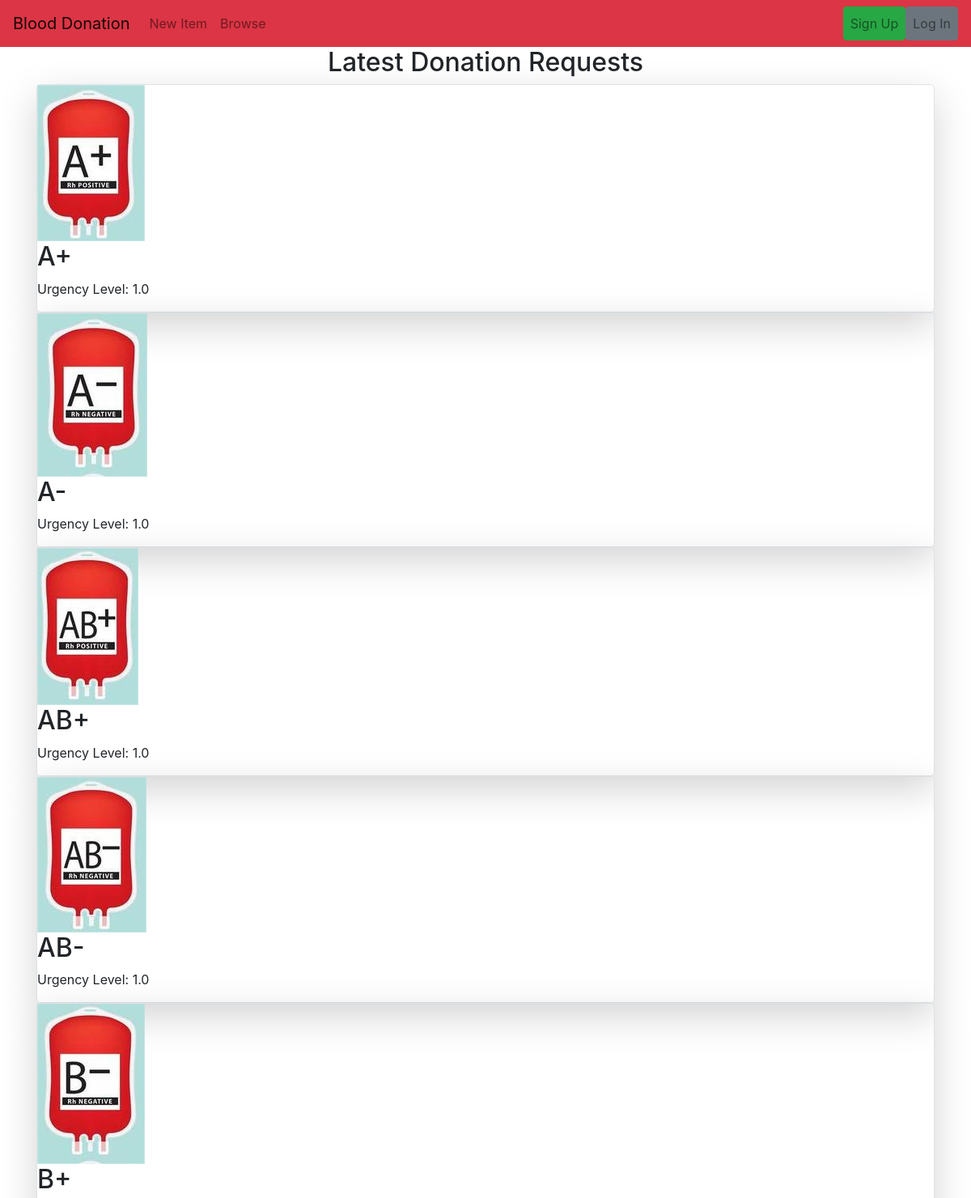
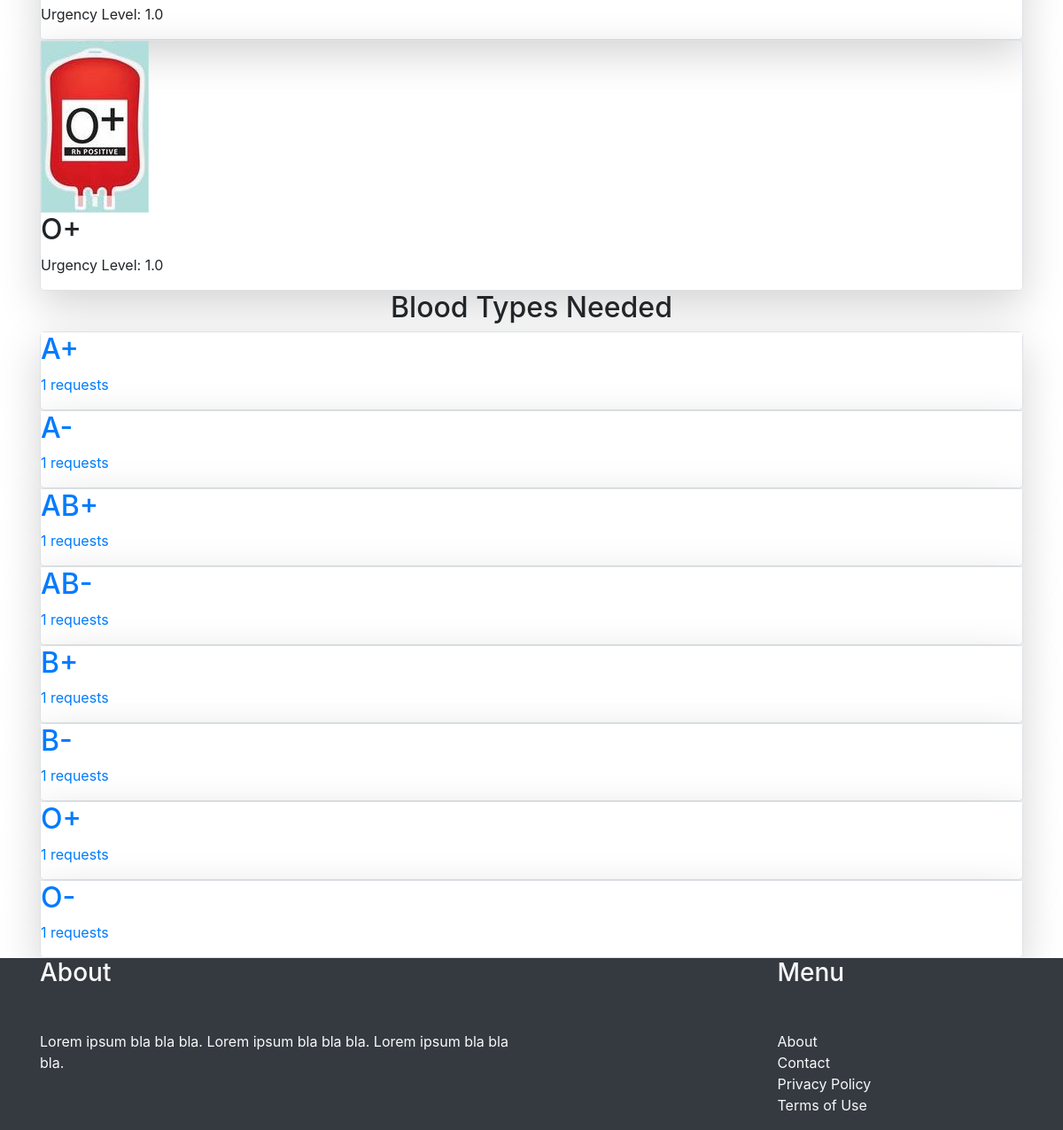
The page / on the database its author committed (2 pictures, top to bottom).
### item/models.py (models this page shows, shortened)
class Item(models.Model):
    category = models.ForeignKey(Category, related_name='items', on_delete=models.CASCADE)
    name = models.CharField(max_length=255)
    description = models.TextField(blank=True, null=True)
    price = models.FloatField()
    image = models.ImageField(upload_to='item_images', blank=True, null=True)
    is_sold = models.BooleanField(default=False)
    created_by = models.ForeignKey(User, related_name='items', on_delete=models.CASCADE)
    created_at = models.DateTimeField(auto_now_add=True)

class Category(models.Model):
    name = models.CharField(max_length=255)
    class Meta:
        ordering = ('name',)
        verbose_name_plural = 'Categories'

### core/views.py (the view)
# urls.py: path('', index, name='index'),
def index(request):
    items = Item.objects.filter(is_sold=False)[0:6]
    categories = Category.objects.all()
    return render(request, 'core/index.html', {
        'categories': categories,
        'items': items,
    })

### core/templates/core/index.html (shortened to what this page needs)
{% extends 'core/base.html' %}
{% block content %}
    <div class="mt-6 px-6 py-12 bg-red-100 rounded-xl">
        <h2 class="mb-12 text-2xl text-center text-red-600">Latest Donation Requests</h2>
        <div class="grid grid-cols-1 sm:grid-cols-2 lg:grid-cols-3 gap-6">
            {% for item in items %}
                <div class="border rounded-lg shadow-lg">
                    <div>
                        <img src="{{ item.image.url }}" class="rounded-t-lg">
                    </div>
                    <div class="p-6 bg-white rounded-b-lg">
                        <h2 class="text-2xl font-semibold">{{ item.name }}</h2>
                        <p class="text-gray-500">Urgency Level: {{ item.price }}</p>
                    </div>
                </div>
            {% endfor %}
        </div>
    </div>
    <div class="mt-6 px-6 py-12 bg-red-100 rounded-xl">
        <h2 class="mb-12 text-2xl text-center text-red-600">Blood Types Needed</h2>
        <div class="grid grid-cols-1 sm:grid-cols-2 lg:grid-cols-3 gap-6">
            {% for category in categories %}
                <div class="border rounded-lg shadow-lg">
                    <a href="#">
                        <div class="p-6 bg-white rounded-b-lg">
                            <h2 class="text-2xl font-semibold">{{ category.name }}</h2>
                            <p class="text-gray-500">{{ category.items.count }} requests</p>
                        </div>
                    </a>
                </div>
            {% endfor %}
        </div>
    </div>
{% endblock %}

### core/templates/core/base.html (shortened to what this page needs)
<!doctype html>
<html lang="en">
<head>
    <link href="https://stackpath.bootstrapcdn.com/bootstrap/4.5.2/css/bootstrap.min.css" rel="stylesheet">
</head>
<body>
    <nav class="navbar navbar-expand-lg navbar-light bg-danger bg-opacity-75">
        <a class="navbar-brand" href="/">Blood Donation</a>
        <div class="collapse navbar-collapse" id="navbarNav">
            <ul class="navbar-nav mr-auto">
                <li class="nav-item">
                    <a class="nav-link" href="#">New Item</a>
                </li>
                <li class="nav-item">
                    <a class="nav-link" href="#">Browse</a>
                </li>
            </ul>
            <div class="navbar-nav">
                {% if request.user.is_authenticated %}
                    <a class="nav-link btn btn-success" href="#">Inbox</a>
                    <a class="nav-link btn btn-secondary" href="#">Dashboard</a>
                {% else %}
                    <a href="{% url 'core:signup' %}" class="nav-link btn btn-success">Sign Up</a>
                    <a href="{% url 'core:login' %}" class="nav-link btn btn-secondary">Log In</a>
                {% endif %}
            </div>
        </div>
    </nav>
    <div class="container px-6 py-6">
        {% block content %}
        {% endblock %}
    </div>
    <footer class="py-6 bg-dark text-light">
        <div class="container d-flex justify-content-between">
            <div class="w-50 pr-10">
                <h3 class="mb-5">About</h3>
                <p>Lorem ipsum bla bla bla. Lorem ipsum bla bla bla. Lorem ipsum bla bla bla.</p>
            </div>
            <div class="w-25">
                <h3 class="mb-5">Menu</h3>
                <ul class="list-unstyled">
                    <li><a href="#" class="text-light">About</a></li>
                    <li><a href="#" class="text-light">Contact</a></li>
                    <li><a href="#" class="text-light">Privacy Policy</a></li>
                    <li><a href="#" class="text-light">Terms of Use</a></li>
                </ul>
            </div>
        </div>
    </footer>
</body>
</html>

### core/templates/core/base.html (style rules this page uses)
body { background-image: url('https://images.unsplash.com/photo-1584846226234-bd77ebf3670f?fit=crop&w=1920&q=80'); background-size: cover; background-position: center; }

### rows shown on the page
Item: image (picture), name "A+", price "1.0"
Item: image (picture), name "A-", price "1.0"
Item: image (picture), name "AB+", price "1.0"
Item: image (picture), name "AB-", price "1.0"
Item: image (picture), name "B+", price "1.0"
Item: image (picture), name "O+", price "1.0"
Category: name "A+", items.count "1"
Category: name "A-", items.count "1"
Category: name "AB+", items.count "1"
Category: name "AB-", items.count "1"
Category: name "B+", items.count "1"
Category: name "B-", items.count "1"
Category: name "O+", items.count "1"
Category: name "O-", items.count "1"
